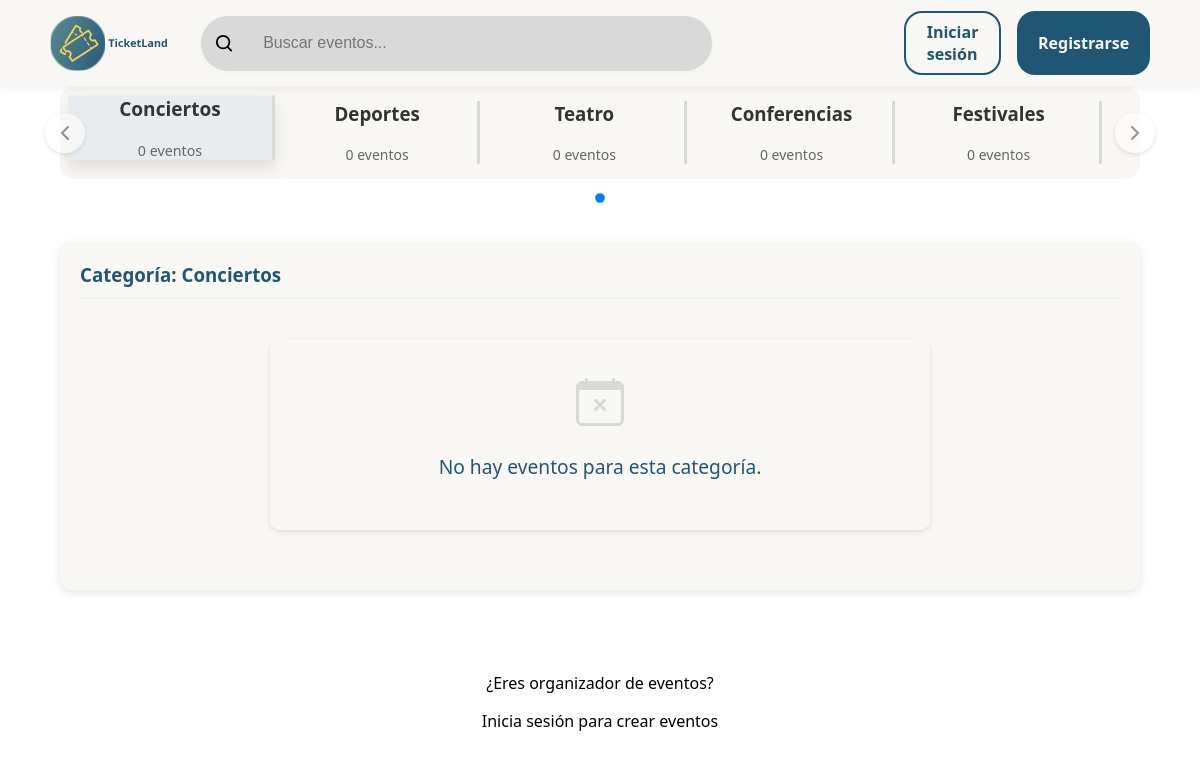
The page /view/dashboard.php on the database its author committed.
### tables this page shows
CREATE TABLE Categoria (
    id INT PRIMARY KEY,
    descripcion VARCHAR(255) NOT NULL
);

### model/categoria.php (called while the page is built, shortened)
<?php
class Categoria{
    public $id, $desc;
    public function getDesc() { return $this->desc; }    public static function obtenerCategoriasConEventos($conn) {
        $categorias = array();
        $resCat = mysqli_query($conn, 'SELECT * FROM Categoria');
        while ($row = mysqli_fetch_assoc($resCat)) {
            $cat = new Categoria();
            $cat->id = $row['id'];
            $cat->desc = $row['descripcion'];
            $cat->eventos = array();
            $resEv = mysqli_query($conn, 'SELECT * FROM Evento WHERE categoria_id = ' . intval($row['id']));
            $categorias[] = $cat;
        }
        return $categorias;
    }
}
?>

### controller/dashboard_controller.php (called while the page is built, shortened)
<?php
require_once '../model/categoria.php';
function obtenerCategoriasConEventos() {
    $conn = conectar();
    $categorias = Categoria::obtenerCategoriasConEventos($conn);
    return $categorias;
}

### view/dashboard.php (the view, shortened to what this page needs)
<?php
require_once '../controller/dashboard_controller.php';
$buscar = isset($_GET['buscar_evento']) ? trim($_GET['buscar_evento']) : '';
if ($buscar !== '') {
    $categorias = buscarEventosPorTituloOCategoria($buscar);
} else {
    $categorias = obtenerCategoriasConEventos();
}
?>
<!DOCTYPE html>
<html lang="es">
<head>
    <title>Dashboard</title>    <link rel="stylesheet" href="https://cdn.jsdelivr.net/npm/bootstrap-icons@1.11.2/font/bootstrap-icons.min.css">
    <link rel="stylesheet" href="../stylesheets/variables.css?v=<?php echo time(); ?>">
    <link rel="stylesheet" href="../stylesheets/dashboard/body.css?v=<?php echo time(); ?>">
    <link rel="stylesheet" href="../stylesheets/dashboard/events.css?v=<?php echo time(); ?>">
    <link rel="icon" type="image/png" href="../stylesheets/images/favicon.png">
</head>
<body> <?php if(isset($_SESSION['ticketComprado'])){
    if($_SESSION['ticketComprado'] == true){
        echo '<script>alert("Ticket comprado con exito, se le ha enviado un mail con la informacion de su compra")</script>';
        $_SESSION['ticketComprado'] = false;
    }
}
       ?>
        <header>
        <?php include __DIR__ . '/components/navbar.php'; ?>
    </header>
    <div class="categories-wrapper">
        <button class="scroll-btn scroll-left" id="scrollLeft" aria-label="Desplazar a la izquierda">
            <svg xmlns="http://www.w3.org/2000/svg" width="24" height="24" viewBox="0 0 24 24" fill="none" stroke="currentColor" stroke-width="2" stroke-linecap="round" stroke-linejoin="round">
                <polyline points="15 18 9 12 15 6"></polyline>
            </svg>
        </button>
        <div class="categories-container" id="categoriesContainer">
            <?php foreach ($categorias as $cat): ?>
                <div class="category-item" onclick="toggleCategory('cat-<?php echo $cat->id; ?>')">
                    <h3><?php echo htmlspecialchars($cat->desc); ?></h3>
                    <p><?php echo count($cat->eventos); ?> eventos</p>
                </div>
            <?php endforeach; ?>
        </div>
          <button class="scroll-btn scroll-right" id="scrollRight" aria-label="Desplazar a la derecha">
            <svg xmlns="http://www.w3.org/2000/svg" width="24" height="24" viewBox="0 0 24 24" fill="none" stroke="currentColor" stroke-width="2" stroke-linecap="round" stroke-linejoin="round">
                <polyline points="9 18 15 12 9 6"></polyline>
            </svg>
        </button>
    </div>
    <div class="scroll-indicator" id="scrollIndicator"></div>
      <div class="events-section">
        <?php foreach ($categorias as $cat): ?>
            <div class="category-events" id="cat-<?php echo $cat->id; ?>">
                <h3 class="category-title">Categoría: <?php echo htmlspecialchars($cat->desc); ?></h3>
                <?php if (count($cat->eventos) > 0): ?>
                    <div class="eventos-grid">
                    <?php foreach ($cat->eventos as $ev): ?>
                        <?php
                            $isActive = strtotime($ev->fecha) > time();
                            $statusClass = $isActive ? 'active' : 'expired';
                            $statusIcon = $isActive ? 'bi-calendar-check' : 'bi-calendar-x';
                            $fechaEvento = date('d/m/Y H:i', strtotime($ev->fecha));
                        ?>
                        <div class="evento-card">
                            <div class="evento-header">
                                <h3><?php echo htmlspecialchars($ev->titulo); ?></h3>
                                <div class="evento-status <?php echo $statusClass; ?>">
                                    <i class="bi <?php echo $statusIcon; ?>"></i>
                                </div>
                            </div>
                              <div class="evento-body">                                <div class="evento-image">
                                    <?php
                                    if (!empty($ev->imagen_url)) {
                                        $imgPath = $ev->imagen_url;
                                        if (strpos($imgPath, '/') === 0) {
                                            $imgPath = '..' . $imgPath;
                                        }
                                        ?>
                                        <img src="<?php echo htmlspecialchars($imgPath); ?>" alt="Imagen del evento" class="evento-img">
                                    <?php
                                    } else {
                                        ?>
                                        <div class="evento-img-placeholder">
                                            <i class="bi bi-image"></i>
                                            <span><?php echo htmlspecialchars($ev->titulo); ?></span>
                                        </div>
                                    <?php
                                    }
                                    ?>
                                </div>
                                <div class="evento-info">
                                    <div class="evento-info-row">
                                        <div class="evento-info-label">Fecha:</div>
                                        <div class="evento-info-value"><?php echo $fechaEvento; ?></div>
                                    </div>
                                    <div class="evento-info-row">
                                        <div class="evento-info-label">Lugar:</div>
                                        <div class="evento-info-value"><?php echo htmlspecialchars($ev->lugar); ?></div>
                                    </div>
                                    <?php if(!empty($ev->desc)): ?>
                                    <div class="evento-info-row">
                                        <div class="evento-info-label">Descripción:</div>
                                        <div class="evento-info-value"><?php echo htmlspecialchars($ev->desc); ?></div>
                                    </div>
                                    <?php endif; ?>
                                </div>
                            </div>
                              <div class="evento-footer">
                                <?php if (strtotime($ev->fecha) > time()): ?>
                                    <?php if ($esCliente): ?>
                                        <form action="comprar_ticket.php" method="get">
                                            <input type="hidden" name="evento_id" value="<?php echo $ev->id; ?>">
                                            <button type="submit" class="comprar-btn">Comprar tickets</button>
                                        </form>
                                    <?php elseif ($usuario_logueado && !$esCliente): ?>
                                        <div class="evento-info-message">Solo los clientes pueden comprar tickets</div>
                                    <?php else: ?>
                                        <div class="evento-info-message">
                                            <a href="login.php" style="color: var(--primary-color); text-decoration: none;">
                                                Inicia sesión para comprar tickets
                                            </a>
                                        </div>
                                    <?php endif; ?>
                                <?php else: ?>
                                    <div class="evento-finalizado">Evento finalizado</div>
                                <?php endif; ?>
                            </div>
                        </div>
                    <?php endforeach; ?>
                    </div>
                <?php else: ?>
                    <div class="no-eventos">
                        <div class="no-eventos-icon"><i class="bi bi-calendar-x"></i></div>
                        <p>No hay eventos para esta categoría.</p>
                    </div>
                <?php endif; ?>
            </div>
        <?php endforeach; ?>    </div>
      <?php if ($usuario_logueado && $esOrganizador): ?>
        <a href="../view/crear_evento.php" class="create-event-btn">Crear nuevo evento</a>
    <?php elseif (!$usuario_logueado): ?>
        <div style="text-align: center; margin: 2rem 0;">
            <p style="color: var(--text-secondary); margin-bottom: 1rem;">
                ¿Eres organizador de eventos?
            </p>
            <a href="login.php" style="color: var(--primary-color); text-decoration: none; font-weight: 500;">
                Inicia sesión para crear eventos
            </a>
        </div>
    <?php endif; ?>
</body>
</html>

### view/components/navbar.php (shortened to what this page needs)
<link rel="stylesheet" href="../stylesheets/components/navbar.css?v=<?php echo time(); ?>">
<?php
require_once __DIR__ . '/../../controller/dashboard_controller.php';
$usuario_logueado = isset($_SESSION['usuario_id']);
$usuario_id = $usuario_logueado ? $_SESSION['usuario_id'] : null;
$esCliente = $usuario_logueado ? esCliente($usuario_id) : false;
?>
<head><meta charset="UTF-8"></head>
<nav class="navbar">
    <div class="navbar-content">
        <div class="top-bar">
            <a href="dashboard.php"><img src="../stylesheets/images/icon.svg" alt="Ticketera Logo" class="logo-img" /></a>
            <div class="search-container">
                <form action="dashboard.php" method="get">
                    <span class="search-icon" aria-label="Buscar"></span>
                    <input type="text" name="buscar_evento" placeholder="Buscar eventos..." value="<?php echo isset($_GET['buscar_evento']) ? htmlspecialchars($_GET['buscar_evento']) : ''; ?>">
                </form>
            </div>
        </div>        <div class="actions">
            <?php if ($usuario_logueado): ?>
                <span class="welcome-message">Bienvenido, <?php echo htmlspecialchars($_SESSION['usuario_nombre']); ?>!</span>                <a href="perfil_cliente.php" class="profile-link">
                    <img src="../stylesheets/images/profile.svg" alt="Perfil" class="profile-icon">
                    Mi Perfil
                </a>            <?php if ($esCliente): ?>
                <a href="mis_tickets.php">Mis tickets</a>
            <?php endif; ?>
            <?php else: ?>
                <a href="login.php">Iniciar sesión</a>
                <a class="logout-btn" href="registro.php">Registrarse</a>
            <?php endif; ?>
        </div>
    </div>
</nav>

### stylesheets/variables.css (style rules this page uses)
:root { --yellow: #F5D250; --dark-blue: #1F5673; --broken-white: #F8F7F3; --black:#232323; --white: #F8F7F3; --red:#E02828; --blue:#53B3CB; --gray:#D9D9D9; }

### stylesheets/dashboard/body.css (style rules this page uses)
body { margin: 0; padding: 0; min-width: 100vw; min-height: 100vh; box-sizing: border-box; font-family: 'Segoe UI', Arial, sans-serif; background: #fff; }
.categories-wrapper { background-color: var(--broken-white); border-radius: 15px; width: 90%; max-width: 1200px; margin: 0 auto 20px; position: relative; display: flex; align-items: center; }
.categories-container { width: 100%; overflow-x: hidden; white-space: nowrap; padding: 15px 10px; margin: 0 auto; position: relative; scroll-behavior: smooth; -ms-overflow-style: none; scrollbar-width: none; transition: transform 0.5s cubic-bezier(0.25, 0.1, 0.25, 1); will-change: transform, scroll-position; }
.scroll-btn { width: 40px; height: 40px; border-radius: 50%; background-color: white; border: none; box-shadow: 0 2px 5px rgba(0, 0, 0, 0.2); display: flex; align-items: center; justify-content: center; cursor: pointer; z-index: 10; position: absolute; transition: all 0.3s ease; color: #333; padding: 0; }
.scroll-btn:disabled { opacity: 0.5; cursor: not-allowed; transform: scale(1); }
.scroll-left { left: -15px; }
.scroll-right { right: -15px; }
.category-item { background-color: var(--broken-white); border-right: solid var(--gray); display: inline-block; min-width: 200px; height: auto; text-align: center; vertical-align: top; cursor: pointer; transition: transform 0.4s cubic-bezier(0.175, 0.885, 0.32, 1.275), box-shadow 0.4s ease, background-color 0.3s ease; }
.category-item h3 { margin-top: 0; color: #333; }
.category-item p { margin: 5px 0 0; font-size: 14px; color: #666; }
.events-section { width: 90%; max-width: 1200px; margin: 0 auto; padding: 20px; }
.category-events { background-color: #ffffff; border-radius: 10px; box-shadow: 0 2px 10px rgba(0,0,0,0.05); padding: 20px; margin-bottom: 30px; }
.category-events h3 { margin-top: 0; border-bottom: 2px solid #f0f0f0; padding-bottom: 10px; }
.active-category { background-color: #e9ecef; transform: translateY(-5px) scale(1.02); box-shadow: 0 8px 15px rgba(0,0,0,0.1); position: relative; z-index: 5; }
.category-item.active-category:after { content: ""; position: absolute; top: 0; left: 0; right: 0; bottom: 0; border-radius: 10px; pointer-events: none; }
.scroll-indicator { display: flex; justify-content: center; margin-top: -5px; margin-bottom: 15px; }

### stylesheets/dashboard/events.css (style rules this page uses)
.events-section { width: 90%; max-width: 1200px; margin: 20px auto; padding: 20px 0; }
.category-events { background-color: var(--white); border-radius: 10px; box-shadow: 0 3px 10px rgba(0,0,0,0.1); padding: 20px; margin-bottom: 30px; overflow: hidden; }
.category-title { color: var(--dark-blue); margin-bottom: 25px; font-weight: 700; padding-bottom: 10px; border-bottom: 3px solid var(--yellow); }
.no-eventos { background-color: var(--broken-white); border-radius: 10px; padding: 30px; text-align: center; box-shadow: 0 2px 5px rgba(0,0,0,0.1); margin: 40px auto; max-width: 600px; }
.no-eventos p { color: var(--dark-blue); font-size: 1.2rem; margin-bottom: 20px; }
.no-eventos-icon { font-size: 3rem; color: var(--gray); margin-bottom: 15px; }

### rows shown on the page
categoria: descripcion "Conciertos", count($cat->eventos) "0"
categoria: descripcion "Deportes", count($cat->eventos) "0"
categoria: descripcion "Teatro", count($cat->eventos) "0"
categoria: descripcion "Conferencias", count($cat->eventos) "0"
categoria: descripcion "Festivales", count($cat->eventos) "0"
